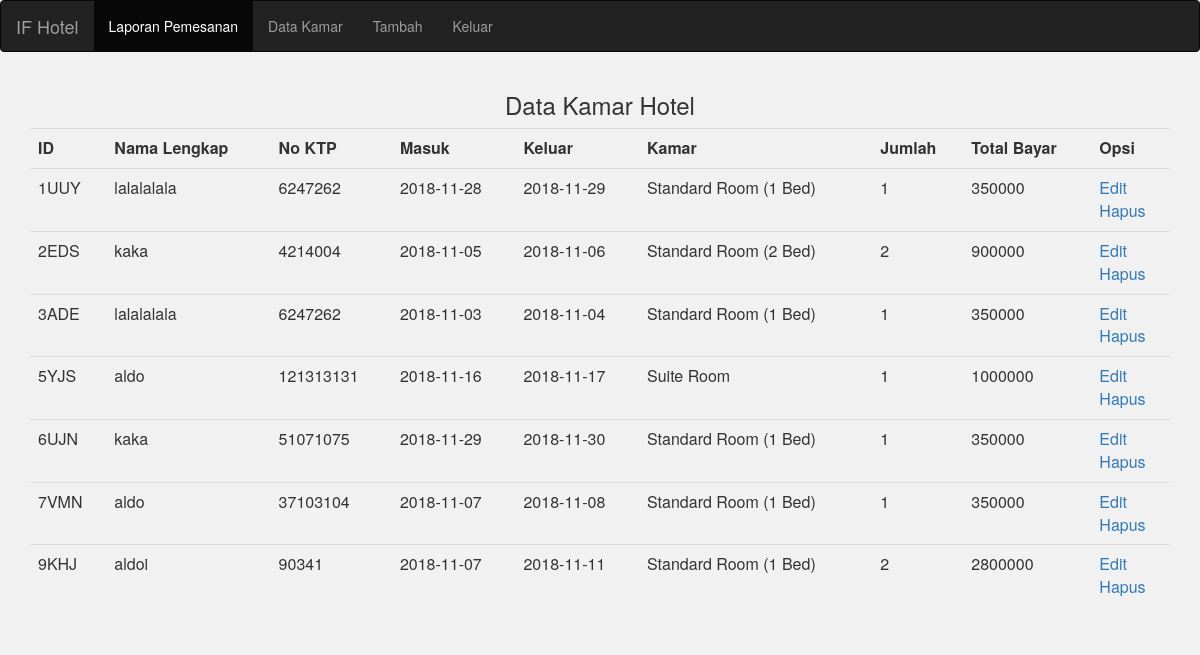
Screenshot of /admin/laporan.php (signed in) with the database file from the repository.
### tables this page shows
CREATE TABLE `pemesanan` (
  `id` varchar(5) NOT NULL,
  `nama` varchar(30) NOT NULL,
  `ktp` varchar(20) NOT NULL,
  `masuk` date NOT NULL,
  `keluar` date NOT NULL,
  `kamar` varchar(20) NOT NULL,
  `jumlah` int(11) NOT NULL,
  `totalbayar` int(11) NOT NULL
);

CREATE TABLE `datakamar` (
  `kamar` varchar(10) NOT NULL,
  `nama_kamar` varchar(30) NOT NULL,
  `stok` int(11) NOT NULL,
  `harga` int(11) NOT NULL
);

### admin/laporan.php (the view, shortened to what this page needs)
<html lang="en">
<head>
  <link rel="stylesheet" href="https://maxcdn.bootstrapcdn.com/bootstrap/3.3.7/css/bootstrap.min.css">
  <link rel="stylesheet" type="text/css" href="all.css">
</head>
<body>
	<nav class="navbar navbar-inverse">
	  <div class="container-fluid">
	    <div class="navbar-header">
	      <a class="navbar-brand" href="#">IF Hotel</a>
	    </div>
	    <ul class="nav navbar-nav">
	      <li class="active"><a href="laporan.php">Laporan Pemesanan</a></li>
	      <li><a href="datakamar.php">Data Kamar</a></li>
	      <li><a href="tambah.php">Tambah</a></li>
	      <li><a href="logout.php">Keluar</a></li>
	    </ul>
	  </div>
	</nav>
<center>
	<div class="container">
	  <h3>Data Kamar Hotel</h3>
	<table class="table" align="center">
		<tr>
			<th>ID</th>
			<th>Nama Lengkap</th>
			<th>No KTP</th>
			<th>Masuk</th>
			<th>Keluar</th>
			<th>Kamar</th>
			<th>Jumlah</th>
			<th>Total Bayar</th>
			<th>Opsi</th>
		</tr>
		<?php
		include 'koneksi.php';
		$sql = mysqli_query ($koneksi, "SELECT * FROM pemesanan
		INNER JOIN datakamar
		ON datakamar.kamar = pemesanan.kamar")
		or die (mysqli_error());
		while($query = mysqli_fetch_array($sql)){
			?>
			<tr>
				<td><?php echo $query['id'];?></td>
				<td><?php echo $query['nama'];?></td>
				<td><?php echo $query['ktp'];?></td>
				<td><?php echo $query['masuk'];?></td>
				<td><?php echo $query['keluar'];?></td>
				<td><?php echo $query['nama_kamar'];?></td>
				<td><?php echo $query['jumlah'];?></td>
				<td><?php echo $query['totalbayar'];?></td>
				<td><a href="edit.php?id=<?php echo $query['id']?>">Edit<br>
				<a href="hapus.php?id=<?php echo $query['id']?>">Hapus</td>
			</tr>
		<?php } ?>
	</table>
	</center>
</body>
</html>

### admin/all.css (style rules this page uses)
body { background-color: #f1f1f1; }

### rows the page displays
pemesanan: id "1UUY", nama "lalalalala", ktp "6247262", masuk "2018-11-28", keluar "2018-11-29", kamar.nama_kamar "Standard Room (1 Bed)", jumlah "1", totalbayar "350000"
pemesanan: id "2EDS", nama "kaka", ktp "4214004", masuk "2018-11-05", keluar "2018-11-06", kamar.nama_kamar "Standard Room (2 Bed)", jumlah "2", totalbayar "900000"
pemesanan: id "3ADE", nama "lalalalala", ktp "6247262", masuk "2018-11-03", keluar "2018-11-04", kamar.nama_kamar "Standard Room (1 Bed)", jumlah "1", totalbayar "350000"
pemesanan: id "5YJS", nama "aldo", ktp "121313131", masuk "2018-11-16", keluar "2018-11-17", kamar.nama_kamar "Suite Room", jumlah "1", totalbayar "1000000"
pemesanan: id "6UJN", nama "kaka", ktp "51071075", masuk "2018-11-29", keluar "2018-11-30", kamar.nama_kamar "Standard Room (1 Bed)", jumlah "1", totalbayar "350000"
pemesanan: id "7VMN", nama "aldo", ktp "37103104", masuk "2018-11-07", keluar "2018-11-08", kamar.nama_kamar "Standard Room (1 Bed)", jumlah "1", totalbayar "350000"
pemesanan: id "9KHJ", nama "aldoi", ktp "90341", masuk "2018-11-07", keluar "2018-11-11", kamar.nama_kamar "Standard Room (1 Bed)", jumlah "2", totalbayar "2800000"
